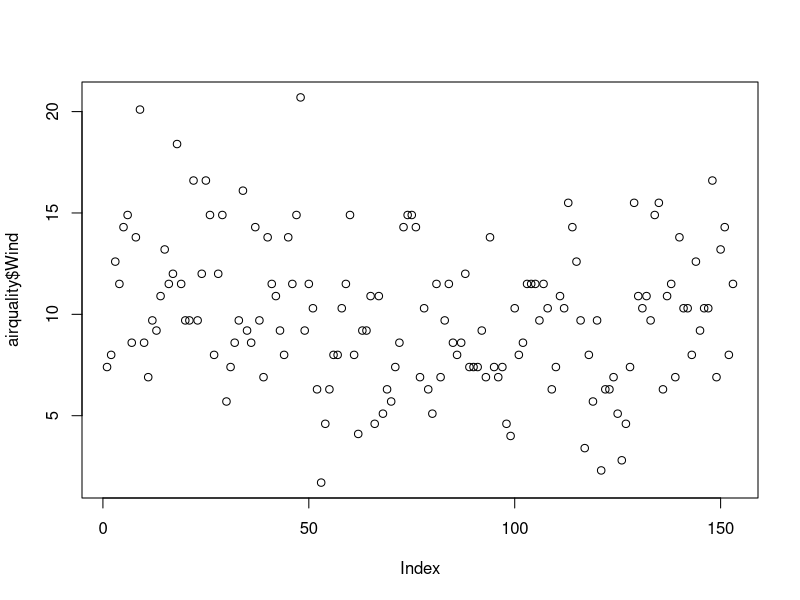
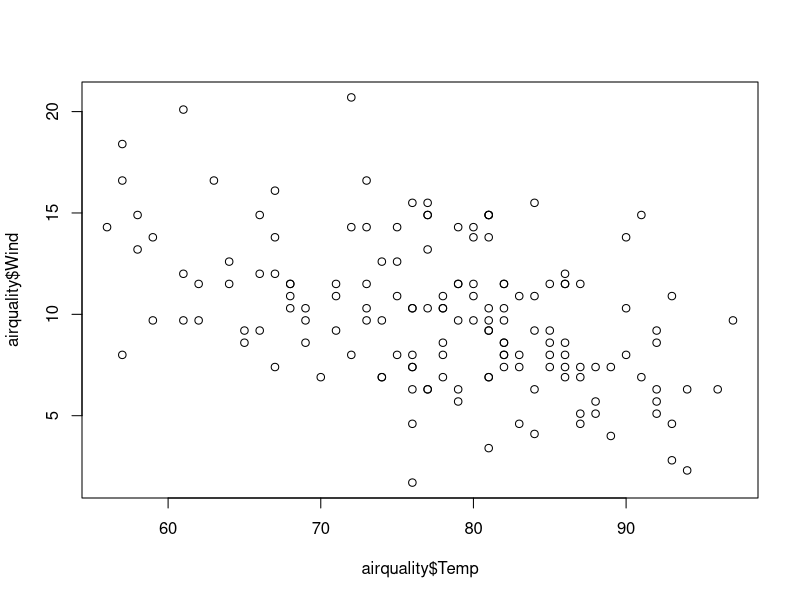
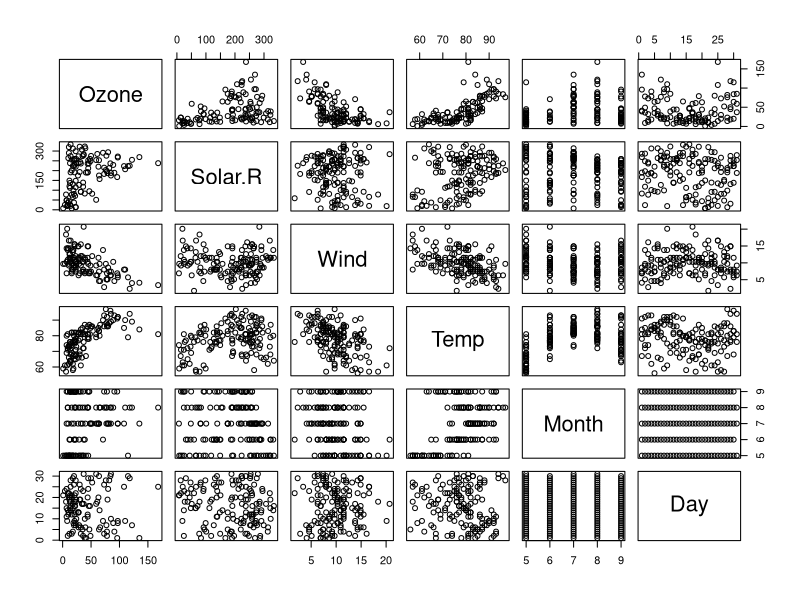
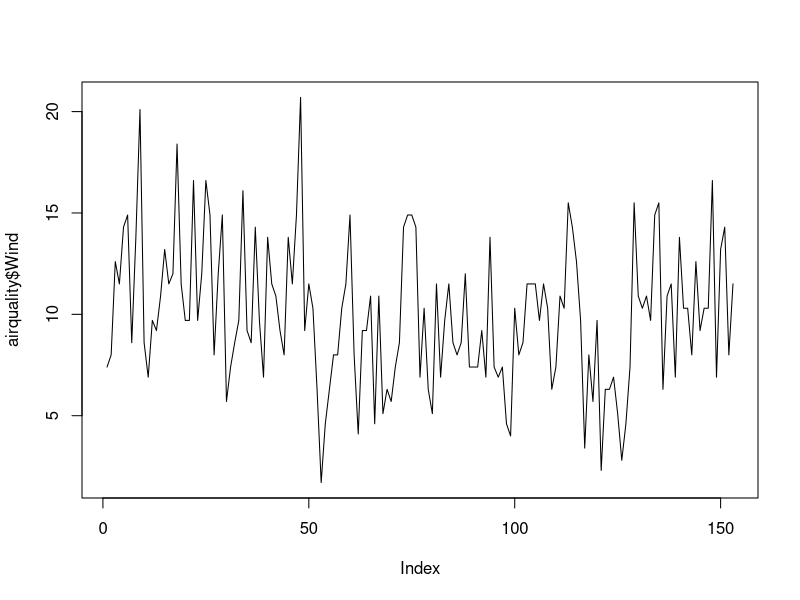
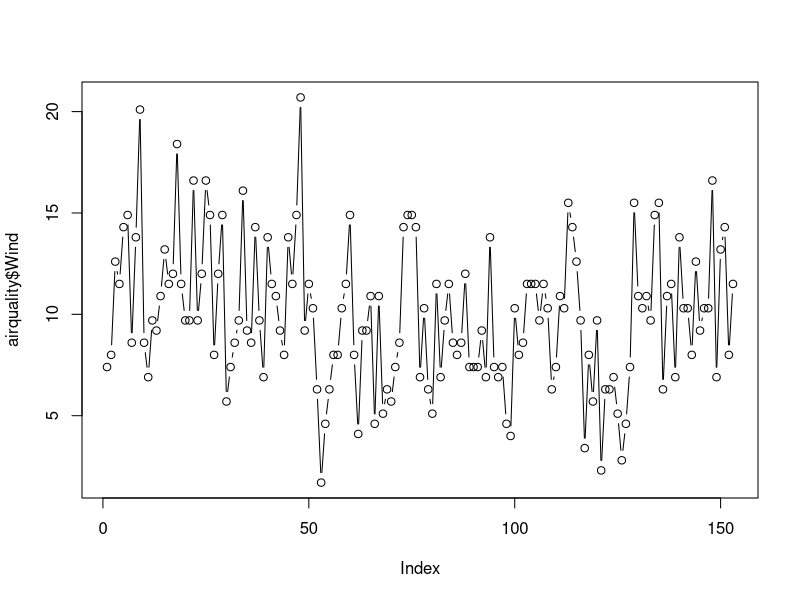
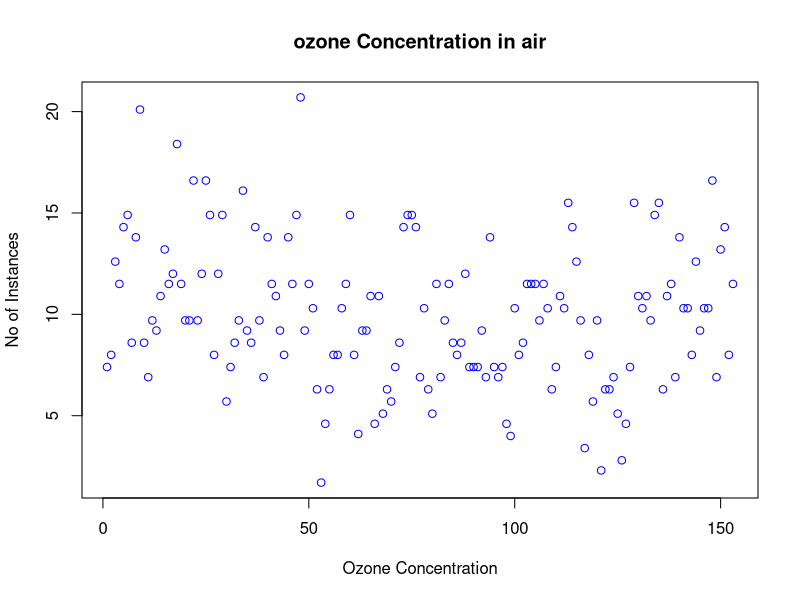
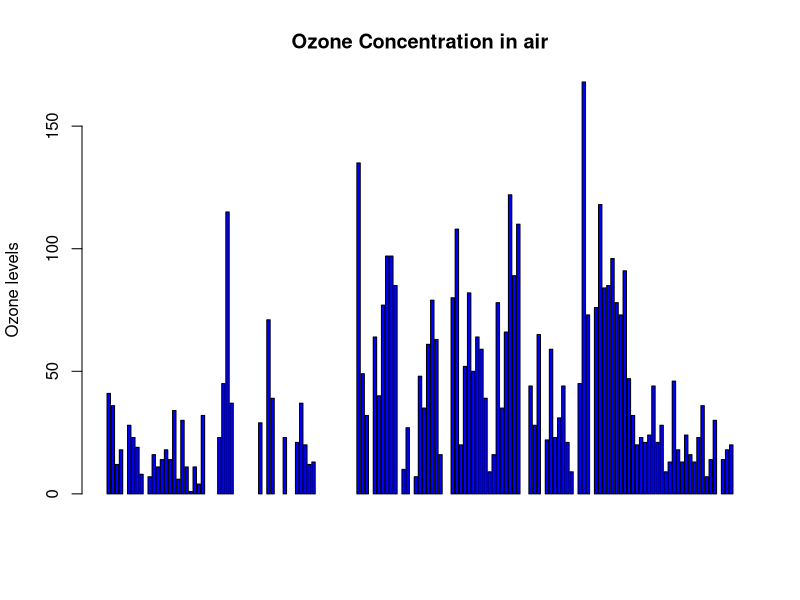
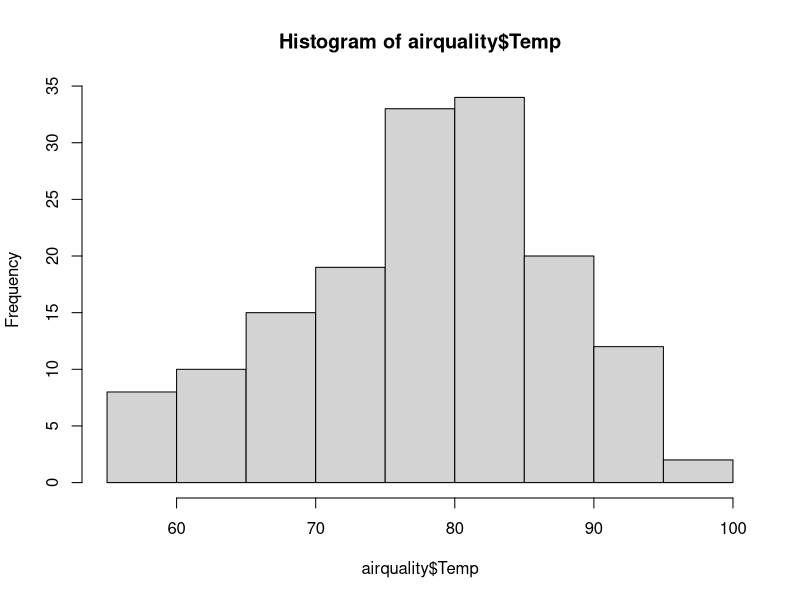

Write the R code that produced these figures, in order. (Note: this script raises an error after producing the figures.)
airquality <- datasets::airquality

head(airquality,10)
tail(airquality,10)

airquality[,c(1,3)]
df <- airquality[,-6]
df


airquality$Temp

airquality$Ozone

summary(airquality)

summary(airquality$Wind)
 ###############################################################################

plot(airquality$Wind)
plot(airquality$Temp,airquality$Wind,type = "p")
plot(airquality)

plot(airquality$Wind, type = "l")
plot(airquality$Wind, type = "b")

plot(airquality$Wind, xlab="Ozone Concentration", ylab = "No of Instances",main="ozone Concentration in air"
     ,col="blue")


barplot(airquality$Ozone, main = "Ozone Concentration in air", ylab = "Ozone levels",
        col = "blue", horiz = F, axes = T)

hist(airquality$Temp)
hist(airquality$Temp, main = "Solar Radiation in air", xlab = "Solar rad.", col = 'blue')


boxplot(airquality$Wind, main = "Boxplot")
boxplot.stats(airquality$Wind)$out


boxplot(airquality[,1:4],main="Multiple")

par(mfrow=c(3,3), mar=c(2,5,2,1), las=0, bty="o")

plot(airquality$Ozone)
plot(airquality$Ozone, airquality$Wind)
plot(airquality$Ozone, type="l")
barplot(airquality$Ozone, main="Ozone Concentration in air", xlab="ozone levels", col="green",horiz = T)
hist(airquality$Solar.R)
boxplot(airquality$Solar.R)
boxplot(airquality[,0:4], main="multiple boxplots")
plot(airquality$Ozone)
plot(airquality$Ozone)

############################################################################
sd(airquality$Ozone, na.rm =T)

############################################################################
e_quakes <- datasets::quakes

head(e_quakes,10)
tail(e_quakes,10)

summary(e_quakes)
summary(e_quakes$depth)
summary(e_quakes$mag)

par(mfrow = c(1,1))
plot(e_quakes$depth)
plot(e_quakes$depth, type = "l")

plot(e_quakes$depth,e_quakes$mag, type="p")
barplot(e_quakes$mag, horiz = T)

hist(e_quakes$depth)
boxplot(e_quakes$depth)$out

sd(e_quakes$depth, na.rm = T)
var(e_quakes$depth)
skewness(e_quakes$depth)
kurtosis(e_quakes$depth)

#var
#skewness
#kurtosis